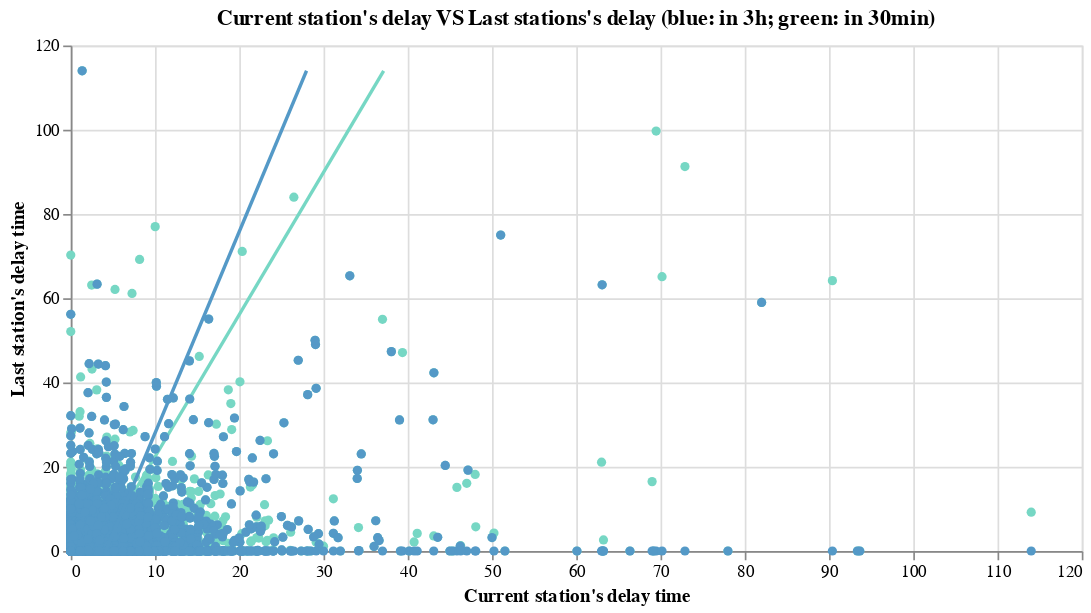

Specify this chart in Vega-Lite:
### Vega-Lite specification from a JSON file in a GitHub repository (floating-point values rounded to 4 significant figures; data arrays with more than 128 entries replaced by an {"elided": "..."} marker saying what was removed)
{"config": {"view": {"continuousWidth": 400, "continuousHeight": 300}}, "layer": [{"mark": "circle", "encoding": {"color": {"value": "#76D7C4"}, "opacity": {"value": 1}, "tooltip": [{"field": "delay_minutes", "type": "quantitative"}, {"field": "last_stop_delay_min_in_3H", "type": "quantitative"}, {"field": "to_station", "type": "nominal"}], "x": {"axis": {"title": "Current station's delay time"}, "field": "delay_minutes", "type": "quantitative"}, "y": {"axis": {"title": "Last station's delay time"}, "field": "last_stop_delay_min_in_3H", "type": "quantitative"}}, "height": 300, "width": 600}, {"mark": "line", "encoding": {"color": {"value": "#76D7C4"}, "opacity": {"value": 1}, "tooltip": [{"field": "delay_minutes", "type": "quantitative"}, {"field": "last_stop_delay_min_in_3H", "type": "quantitative"}, {"field": "to_station", "type": "nominal"}], "x": {"axis": {"title": "Current station's delay time"}, "field": "delay_minutes", "type": "quantitative"}, "y": {"axis": {"title": "Last station's delay time"}, "field": "last_stop_delay_min_in_3H", "type": "quantitative"}}, "height": 300, "transform": [{"on": "last_stop_delay_min_in_3H", "regression": "delay_minutes"}], "width": 600}, {"layer": [{"mark": "circle", "encoding": {"color": {"value": "#5499C7"}, "opacity": {"value": 1}, "tooltip": [{"field": "delay_minutes", "type": "quantitative"}, {"field": "last_stop_delay_min_in_30M", "type": "quantitative"}, {"field": "to_station", "type": "nominal"}], "x": {"field": "delay_minutes", "type": "quantitative"}, "y": {"field": "last_stop_delay_min_in_30M", "type": "quantitative"}}, "title": "Current station's delay VS Last stations's delay (blue: in 3h; green: in 30min)"}, {"mark": "line", "encoding": {"color": {"value": "#5499C7"}, "opacity": {"value": 1}, "tooltip": [{"field": "delay_minutes", "type": "quantitative"}, {"field": "last_stop_delay_min_in_30M", "type": "quantitative"}, {"field": "to_station", "type": "nominal"}], "x": {"field": "delay_minutes", "type": "quantitative"}, "y": {"field": "last_stop_delay_min_in_30M", "type": "quantitative"}}, "title": "Current station's delay VS Last stations's delay (blue: in 3h; green: in 30min)", "transform": [{"on": "last_stop_delay_min_in_30M", "regression": "delay_minutes"}]}]}], "data": {"name": "data-89ca6d63ad8dde270247d120a62daed2"}, "$schema": "https://vega.github.io/schema/vega-lite/v4.17.0.json", "datasets": {"data-89ca6d63ad8dde270247d120a62daed2": {"elided": "5000 records"}}}
